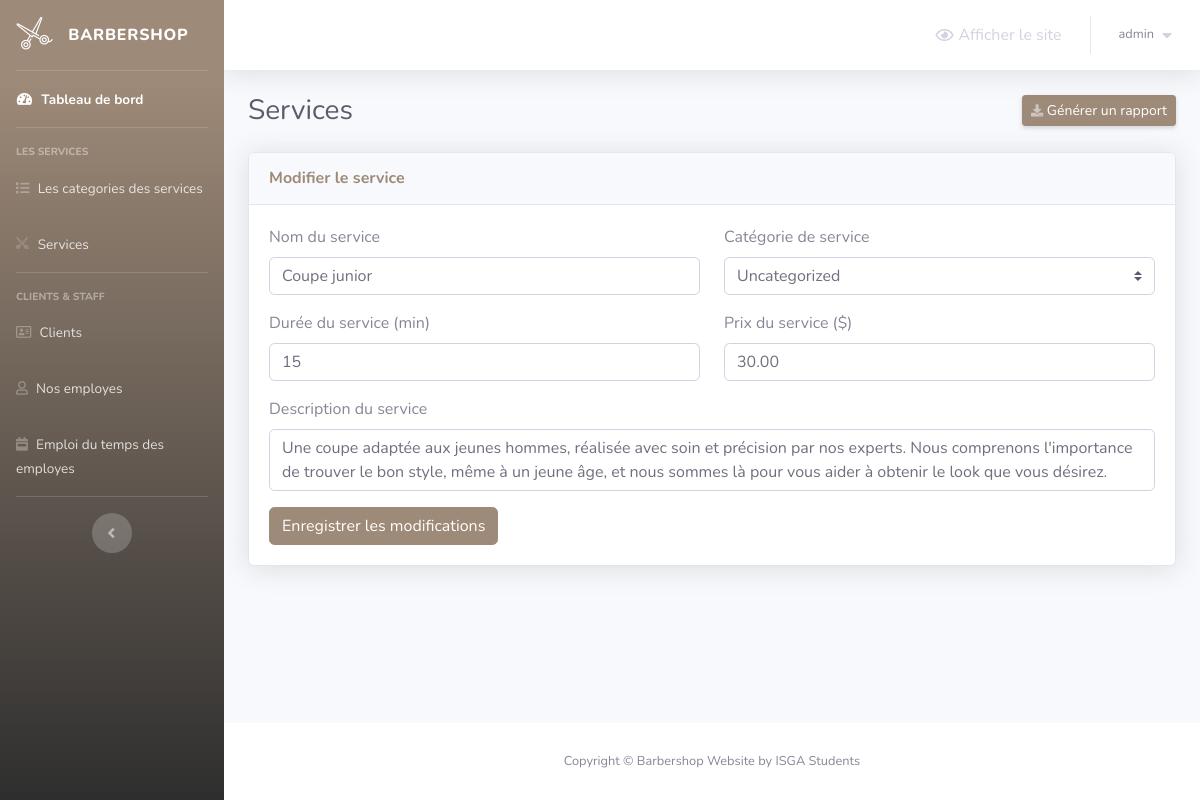
/barber-admin/services.php?do=Edit&service_id=2 (signed in), run on the app's committed database.
### tables this page shows
CREATE TABLE IF NOT EXISTS `services` (
  `service_id` int NOT NULL AUTO_INCREMENT,
  `service_name` varchar(50) NOT NULL,
  `service_description` varchar(255) NOT NULL,
  `service_price` decimal(6,2) NOT NULL,
  `service_duration` int NOT NULL,
  `category_id` int NOT NULL,
  PRIMARY KEY (`service_id`),
  KEY `FK_service_category` (`category_id`)
);

### barber-admin/services.php (the view, shortened to what this page needs)
<?php
    include 'Includes/templates/header.php';
    if(isset($_SESSION['username_barbershop_Xw211qAAsq4']) && isset($_SESSION['password_barbershop_Xw211qAAsq4']))
    {
?>
        <div class="container-fluid">
            <div class="d-sm-flex align-items-center justify-content-between mb-4">
                <h1 class="h3 mb-0 text-gray-800">Services</h1>
                <a href="#" class="d-none d-sm-inline-block btn btn-sm btn-primary shadow-sm">
                    <i class="fas fa-download fa-sm text-white-50"></i>
                    Générer un rapport
                </a>
            </div>
            <?php
                $do = '';
                if(isset($_GET['do']) && in_array($_GET['do'], array('Add','Edit')))
                {
                    $do = htmlspecialchars($_GET['do']);
                }
                else
                {
                    $do = 'Manage';
                }
                if($do == 'Manage')
                {
                    $stmt = $con->prepare("SELECT * FROM services s, service_categories sc where s.category_id = sc.category_id");
                    $stmt->execute();
                    $rows_services = $stmt->fetchAll();
                ?>
                    <div class="card shadow mb-4">
                        <div class="card-header py-3">
                            <h6 class="m-0 font-weight-bold text-primary">Services</h6>
                        </div>
                        <div class="card-body">
                            <a href="services.php?do=Add" class="btn btn-success btn-sm" style="margin-bottom: 10px;">
                                <i class="fa fa-plus"></i>
                                Ajouter un service
                            </a>
                            <table class="table table-bordered">
                                <thead>
                                    <tr>
                                        <th scope="col">Nom du service</th>
                                        <th scope="col">Catégorie de service</th>
                                        <th scope="col">Description</th>
                                        <th scope="col">Prix</th>
                                        <th scope="col">Durée</th>
                                        <th scope="col">Gérer</th>
                                    </tr>
                                </thead>
                                <tbody>
                                    <?php
                                        foreach($rows_services as $service)
                                        {
                                            echo "<tr>";
                                                echo "<td>";
                                                    echo $service['service_name'];
                                                echo "</td>";
                                                echo "<td>";
                                                    echo $service['category_name'];
                                                echo "</td>";
                                                echo "<td style = 'width:30%'>";
                                                    echo $service['service_description'];
                                                echo "</td>";
                                                echo "<td>";
                                                    echo $service['service_price'];
                                                echo "</td>";
                                                echo "<td>";
                                                    echo $service['service_duration'];
                                                echo "</td>";
                                                echo "<td>";
                                                    $delete_data = "delete_".$service["service_id"];
                                                    ?>
                                                        <ul class="list-inline m-0">
                                                            <li class="list-inline-item" data-toggle="tooltip" title="Modifier">
                                                                <button class="btn btn-success btn-sm rounded-0">
                                                                    <a href="services.php?do=Edit&service_id=<?php echo $service['service_id']; ?>" style="color: white;">
                                                                        <i class="fa fa-edit"></i>
                                                                    </a>
                                                                </button>
                                                            </li>
                                                            <li class="list-inline-item" data-toggle="tooltip" title="Supprimer">
                                                                <button class="btn btn-danger btn-sm rounded-0" type="button" data-toggle="modal" data-target="#<?php echo $delete_data; ?>" data-placement="top"><i class="fa fa-trash"></i></button>
                                                                <div class="modal fade" id="<?php echo $delete_data; ?>" tabindex="-1" role="dialog" aria-labelledby="<?php echo $delete_data; ?>" aria-hidden="true">
                                                                    <div class="modal-dialog" role="document">
                                                                        <div class="modal-content">
                                                                            <div class="modal-header">
                                                                                <h5 class="modal-title" id="exampleModalLabel">Supprimer le service</h5>
                                                                                <button type="button" class="close" data-dismiss="modal" aria-label="Close">
                                                                                    <span aria-hidden="true">×</span>
                                                                                </button>
                                                                            </div>
                                                                            <div class="modal-body">
                                                                                Êtes-vous sûr de vouloir supprimer ce service "<?php echo $service['service_name']; ?>"?
                                                                            </div>
                                                                            <div class="modal-footer">
                                                                                <button type="button" class="btn btn-secondary" data-dismiss="modal">Annuler</button>
                                                                                <button type="button" data-id = "<?php echo $service['service_id']; ?>" class="btn btn-danger delete_service_bttn">Supprimer</button>
                                                                            </div>
                                                                        </div>
                                                                    </div>
                                                                </div>
                                                            </li>
                                                        </ul>
                                                    <?php
                                                echo "</td>";
                                            echo "</tr>";
                                        }
                                    ?>
                                </tbody>
                            </table>
                        </div>
                    </div>
                    <?php
                }
                elseif($do == "Edit")
                {
                    $service_id = (isset($_GET['service_id']) && is_numeric($_GET['service_id']))?intval($_GET['service_id']):0;
                    if($service_id)
                    {
                        $stmt = $con->prepare("Select * from services where service_id = ?");
                        $stmt->execute(array($service_id));
                        $service = $stmt->fetch();
                        $count = $stmt->rowCount();
                        if($count > 0)
                        {
                            ?>
                            <div class="card shadow mb-4">
                                <div class="card-header py-3">
                                    <h6 class="m-0 font-weight-bold text-primary">Modifier le service</h6>
                                </div>
                                <div class="card-body">
                                    <form method="POST" action="services.php?do=Edit&service_id=<?php echo $service_id; ?>">
                                        <div class="row">
                                            <div class="col-md-6">
                                                <div class="form-group">
                                                    <label for="service_name">Nom du service</label>
                                                    <input type="text" class="form-control" value="<?php echo $service['service_name'] ?>" placeholder="Nom du service" name="service_name">
                                                </div>
                                            </div>
                                            <div class="col-md-6">
                                                <?php
                                                    $stmt = $con->prepare("SELECT * FROM service_categories");
                                                    $stmt->execute();
                                                    $rows_categories = $stmt->fetchAll();
                                                ?>
                                                <div class="form-group">
                                                    <label for="service_category">Catégorie de service</label>
                                                    <select class="custom-select" name="service_category">
                                                        <?php
                                                            foreach($rows_categories as $category)
                                                            {
                                                                if($category['category_id'] == $service['category_id'])
                                                                {
                                                                    echo "<option value = '".$category['category_id']."' selected>";
                                                                        echo $category['category_name'];
                                                                    echo "</option>";
                                                                }
                                                                else
                                                                {
                                                                    echo "<option value = '".$category['category_id']."'>";
                                                                        echo $category['category_name'];
                                                                    echo "</option>";
                                                                }
                                                            }
                                                        ?>
                                                    </select>
                                                </div>
                                            </div>
                                        </div>
                                        <div class="row">
                                            <div class="col-md-6">
                                                <div class="form-group">
                                                    <label for="service_duration">Durée du service (min)</label>
                                                    <input type="text" class="form-control" value="<?php echo $service['service_duration'] ?>" placeholder="Durée du service" name="service_duration">
                                                </div>
                                            </div>
                                            <div class="col-md-6">
                                                <div class="form-group">
                                                    <label for="service_price">Prix du service ($)</label>
                                                    <input type="text" class="form-control" value="<?php echo $service['service_price'] ?>" placeholder="Prix du service" name="service_price">
                                                </div>
                                            </div>
                                        </div>
                                        <div class="row">
                                            <div class="col-md-12">
                                                <div class="form-group">
                                                    <label for="service_description">Description du service</label>
                                                    <textarea class="form-control" name="service_description" style="resize: none;"><?php echo $service['service_description']; ?></textarea>
                                                </div>
                                            </div>
                                        </div>
                                        <button type="submit" name="edit_service_sbmt" class="btn btn-primary">Enregistrer les modifications</button>
                                    </form>
                                </div>
                            </div>
                            <?php
                        }
                        else
                        {
                            header('Location: services.php');
                            exit();
                        }
                    }
                    else
                    {
                        header('Location: services.php');
                        exit();
                    }
                }
            ?>
        </div>
<?php
        include 'Includes/templates/footer.php';
    }
    else
    {
        header('Location: login.php');
        exit();
    }
?>

### data on the page
services: service_name "Coupe junior", service_duration "15", service_price "30.00", service_description "Une coupe adaptée aux jeunes hommes, réalisée avec soin et précision par nos experts. Nous comprenons l'importance de trouver le bon style, même à un jeune âge, et nous sommes là pour vous aider à obtenir le look que vous désirez."

### other printed values
$_SESSION['username_barbershop_Xw211qAAsq4'] "admin"
form field service_category "Uncategorized"
